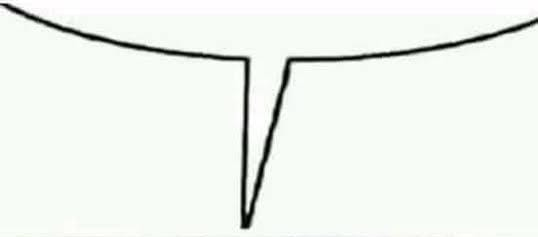
#> input picture commands/globo.png, 538 x 237 px
$ python profile.py ../globo.png ../globo.png 5 5 5 3
#> lines starting #> are read from the running program, lines starting #| are printed output that depends on the picture
from PIL import Image, ImageDraw, ImageFont
import sys
import numpy as np # type: ignore

def interpolate(f_co, t_co, interval):
    """
    interpolación de colores desde f_co hasta t_co en 'interval' pasos
    """
    det_co = [(t - f) / interval for f, t in zip(f_co, t_co)]
    for i in range(interval):
        yield [round(f + det * i) for f, det in zip(f_co, det_co)]

def create_gradient(width, height, start_color, end_color):
    """
    degradado diagonal de start_color a end_color lal
    """
#> called with width = 800, height = 400, start_color = (255, 105, 180), end_color = (128, 0, 128)
    gradient = Image.new('RGBA', (width, height), color=0)
#> gradient: PIL image 800x400 RGBA; every value is 0
    draw = ImageDraw.Draw(gradient)

    for i, color in enumerate(interpolate(start_color, end_color, width * 2)):
        draw.line([(i, 0), (0, i)], tuple(color), width=1)

    return gradient

def create_profile(user_id, profile_picture, messages_count, commands_count, xp, level):
    width, height = 800, 400
    # Crear un degradado de rosado a morado
    start_color = (255, 105, 180)  # Hot pink
    end_color = (128, 0, 128)      # Purple
    img = create_gradient(width, height, start_color, end_color)
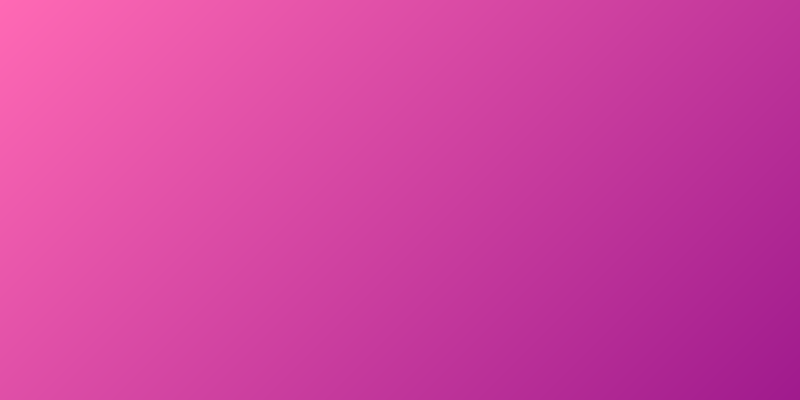
#> img: PIL image 800x400 RGBA; mean R, G, B, A 207.5, 65.7, 160.5, 255

    bg_img = Image.open(profile_picture)
#> bg_img is the input picture: PIL image 538x237 RGB; mean R, G, B 239.3, 243.6, 238.3
    bg_img = bg_img.convert("RGBA")
#> bg_img: PIL image 538x237 RGBA
    bg_img = bg_img.resize((160, 160))
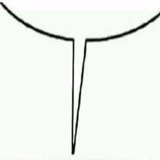
#> bg_img: PIL image 160x160 RGBA; mean R, G, B, A 239.3, 243.6, 238.3, 255

    mask = Image.new('L', bg_img.size, 0)
#> mask: PIL image 160x160 L; every value is 0
    draw = ImageDraw.Draw(mask)
    draw.ellipse((0, 0) + bg_img.size, fill=255)

    circular_bg_img = Image.new('RGBA', bg_img.size)
#> circular_bg_img: PIL image 160x160 RGBA; every value is 0
    circular_bg_img.paste(bg_img, mask=mask)

    img.paste(circular_bg_img, (20, 20), circular_bg_img)
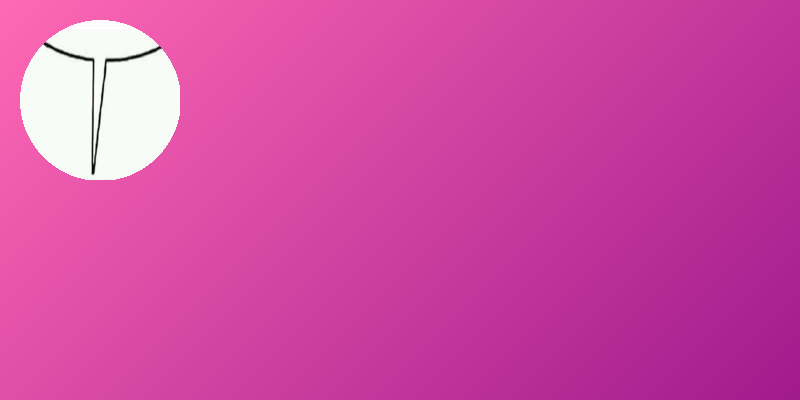
#> img: PIL image 800x400 RGBA; mean R, G, B, A 207.4, 75.3, 164.6, 255

    draw = ImageDraw.Draw(img)
    font = ImageFont.truetype("arial.ttf", 20)
    text_color = (255, 255, 255)
    draw.text((200, 40), f"ID: {user_id}", fill=text_color, font=font)
    draw.text((200, 70), f"Mensajes: {messages_count}", fill=text_color, font=font)
    draw.text((200, 100), f"Comandos: {commands_count}", fill=text_color, font=font)
    draw.text((200, 130), f"XP: {xp}", fill=text_color, font=font)
    draw.text((200, 160), f"Nivel: {level}", fill=text_color, font=font)

    return img

if __name__ == "__main__":
    user_id = sys.argv[1]
    profile_picture = sys.argv[2]
    messages_count = int(sys.argv[3])
    commands_count = int(sys.argv[4])
    xp = int(sys.argv[5])
    level = int(sys.argv[6])

    profile_img = create_profile(user_id, profile_picture, messages_count, commands_count, xp, level)

    profile_img_path = f"cache/temp/{user_id}_profile.png"
    profile_img.save(profile_img_path)

    print(profile_img_path)
